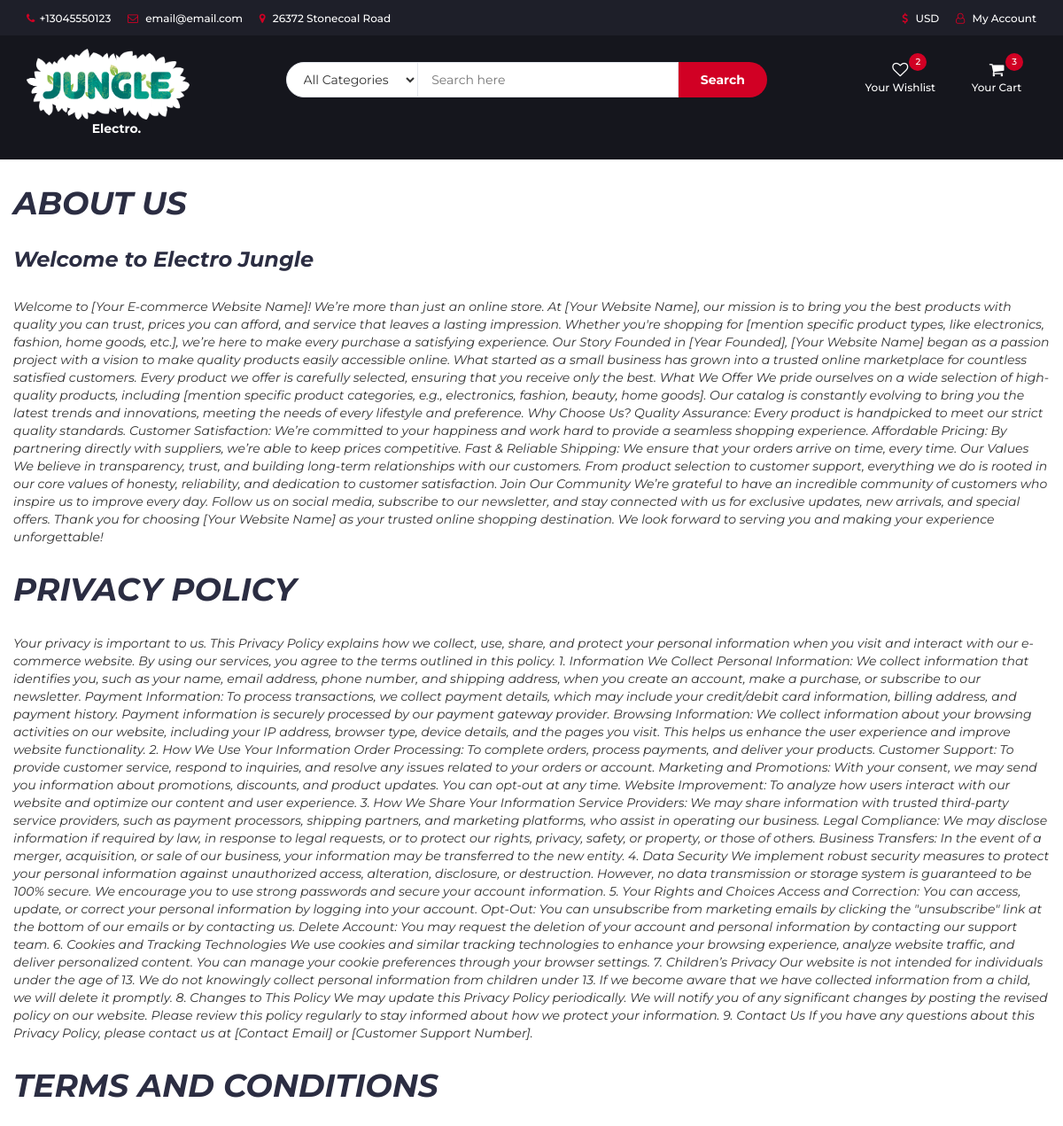
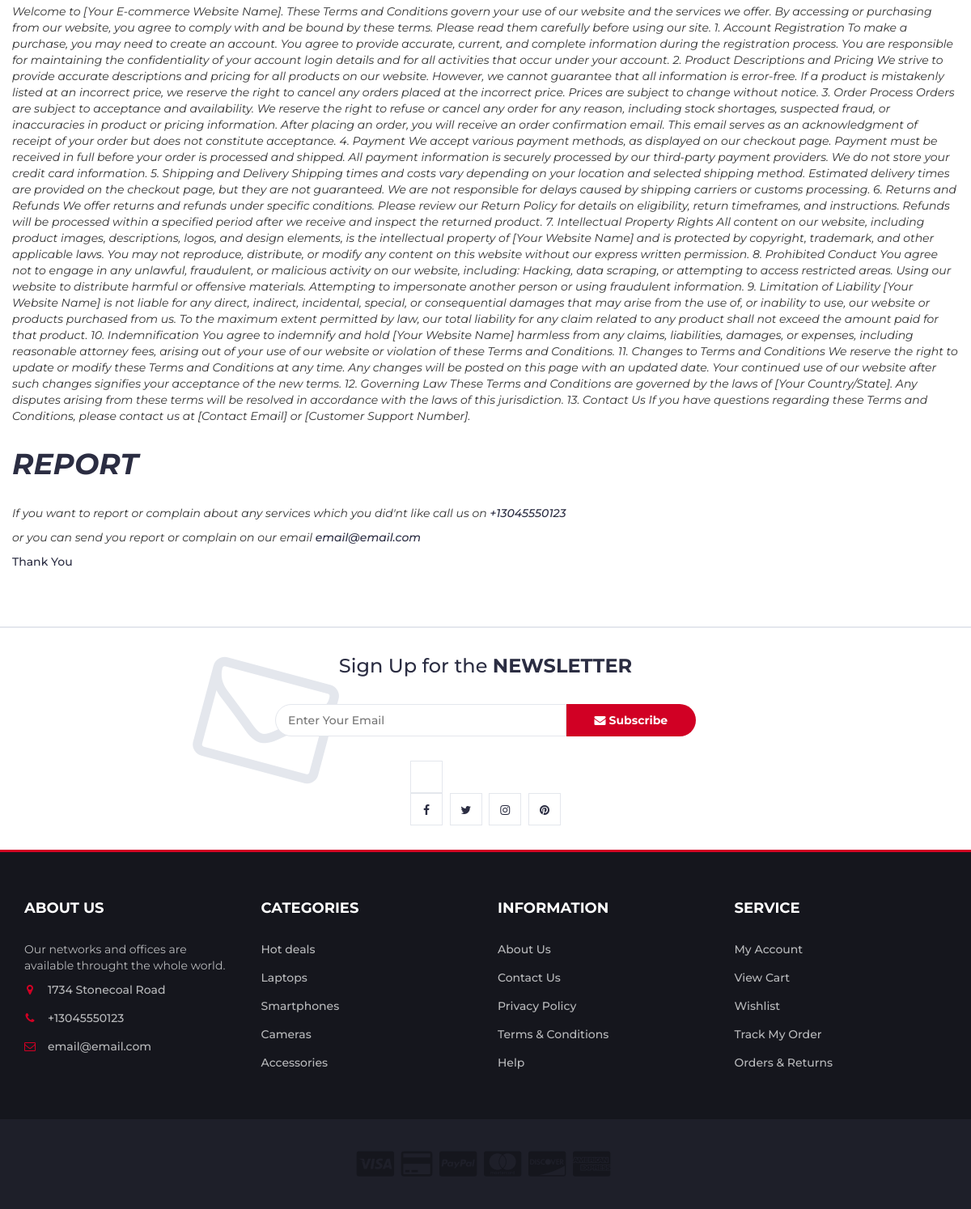
/blank/, run on the app's committed database (2 pictures, top to bottom).
### Store/models.py (models this page shows, shortened)
class Contact_company(models.Model):
    company_name = models.CharField(max_length=20, blank=False)
    phone = PhoneNumberField(region='US')
    email = models.EmailField(max_length=100, blank=False)
    aboutus_main = models.CharField(default='Our networks and offices are available throught the whole world.', max_length=100, blank=False)
    about_us = models.TextField(default='' ,blank=False)
    privacy_policy = models.TextField(default='', blank=False)
    Terms_and_conditions = models.TextField(default='', blank=False)

### Store/views.py (the view)
# urls.py: path('blank/', views.Aboutus, name='aboutus'),
def Aboutus(request):
    All_contacts = Contact_company.objects.first()  # Assuming there's only one contact info entry
    context = {'companydetails': All_contacts}
    return render(request, 'Store/blank.html', context)

### Store/context_processors.py (called while the page is built)
def Context_processor(request):
    data = Contact_company.objects.first()  # Assuming there's only one contact info entry
    return {'companydetails': data}

### Store/templates/Store/blank.html
{% extends 'Store/main.html' %}
{% block contents %}
		 {%if companydetails%}
		<div class="section">
			<div class="container">
				<div class="row">
					<div>
						<i class="fas fa-h1    "><h1>ABOUT US</h1></i>
						<br>
						<i class="fas fa-h2    "><h3>Welcome to {{companydetails.company_name}}</h3></i>
						<br>
						<i class="fas fa-h2    "><p>{{companydetails.about_us}}</p></i>
						<br>
						<i class="fas fa-h1    "><h1>PRIVACY POLICY</h1></i>
						<br>
						<i class="fas fa-h2    "><p>{{companydetails.privacy_policy}}</p></i>
						<br>
						<i class="fas fa-h1    "><h1>TERMS AND CONDITIONS</h1></i>
						<br>
						<i class="fas fa-h2    "><p>{{companydetails.Terms_and_conditions}}</p></i>
						<br>
						<i class="fas fa-h1    "><h1>REPORT</h1></i>
						<br>
						<i class="fas fa-h2    "><p>If you want to report or complain about any services which you did'nt like
							call us on</i> <i><a href="tel:{{companydetails.phone}}">{{companydetails.phone}}</i></a></p>
						<i class="fas fa-h2 "><p>or you can send you report or complain on our email</i>  <i><a href = "mailto:{{companydetails.email}}">{{companydetails.email}}</i><a/></p><p>Thank You</p>
					</div>
				</div>
			</div>
		</div>
		{% endif %}
{% endblock contents %}

### Store/templates/Store/main.html (shortened to what this page needs)
{% load static %}
<!DOCTYPE html>
<html lang="en">
	<head>
 		<link type="text/css" rel="stylesheet" href="{% static 'css/bootstrap.min.css' %}"/>
 		<link type="text/css" rel="stylesheet" href="{% static 'css/slick.css' %}"/>
 		<link type="text/css" rel="stylesheet" href="{% static 'css/slick-theme.css' %}"/>
 		<link type="text/css" rel="stylesheet" href="{% static 'css/nouislider.min.css' %}"/>
 		<link rel="stylesheet" href="{% static 'css/font-awesome.min.css' %}"/>
 		<link type="text/css" rel="stylesheet" href="{% static 'css/style.css' %}"/>
		{%include 'Store/header.html'%}
        {% block contents %}
        {% endblock contents %}
		{%include 'Store/footer.html'%}
</body>
</html>

### Store/templates/Store/header.html (shortened to what this page needs)
{%load static%}
</head>
<body>
    <header>
        {%if companydetails%}
        <div id="top-header">
            <div class="container">
                <ul class="header-links pull-left">
                    <li><a href="tel:{{companydetails.phone}}" target="_blank" rel="noopener noreferrer"><i class="fa fa-phone"></i>{{companydetails.phone}}</a></li>
                    <li><a href="mailto:{{companydetails.email}}" target="_blank" rel="noopener noreferrer"><i class="fa fa-envelope-o"></i> {{companydetails.email}}</a></li>
                    <li><a href="https://maps.app.goo.gl/dJzKN2vGPQwuAXeQ7"><i class="fa fa-map-marker"></i> 26372 Stonecoal Road</a></li>
                </ul>
                <ul class="header-links pull-right">
                    <li><a href="#"><i class="fa fa-dollar"></i> USD</a></li>
                    <li><a href="#"><i class="fa fa-user-o"></i> My Account</a></li>
                </ul>
            </div>
        </div>
        {%endif%}
        <div id="header">
            <div class="container">
                <div class="row">
                    <div class="col-md-3">
                        <div class="header-logo">
                            <a href="{% url 'index' %}" class="logo">
                                <img src="{% static 'img/logo.png' %}" alt="Jungle Electro" height="80px">
                            </a>
                            <p style="color: white; margin-left: 40%; font-weight: bold;">Electro.</p>
                        </div>
                    </div>
                    <div class="col-md-6">
                        <div class="header-search">
                            <form action = '{% url 'search' %}' method = 'get' >
                                <select class="input-select" name = 'category'>
                                    <option value="">All Categories</option>
                                </select>
                                <input class="input" type = 'text' name = 'query' placeholder="Search here">
                                <button class="search-btn" type = 'submit'>Search</button>
                            </form>
                        </div>
                    </div>
                    <div class="col-md-3 clearfix">
                        <div class="header-ctn">
                            <div>
                                <a href="#">
                                    <i class="fa fa-heart-o"></i>
                                    <span>Your Wishlist</span>
                                    <div class="qty">2</div>
                                </a>
                            </div>
                            <div class="dropdown">
                                <a class="dropdown-toggle" data-toggle="dropdown" aria-expanded="true">
                                    <i class="fa fa-shopping-cart"></i>
                                    <span>Your Cart</span>
                                    <div class="qty">3</div>
                                </a>
                            </div>
                        </div>
                    </div>
                </div>
            </div>
        </div>
    </header>

### Store/templates/Store/footer.html (shortened to what this page needs)
<div id="newsletter" class="section">
    <div class="container">
        <div class="row">
            <div class="col-md-12">
                <div class="newsletter">
                    <p>Sign Up for the <strong>NEWSLETTER</strong></p>
                    <form method='post', action="{% url 'subscribe' %}">
                        <input class="input" type="email" placeholder="Enter Your Email">
                        <button class="newsletter-btn"><i class="fa fa-envelope"></i> Subscribe</button>
                    </form>
                    <ul class="newsletter-follow">
                        <li>
                            <a href="#"><i class="fa fa-facebook"></i></a>
                        </li>
                        <li>
                            <a href="#"><i class="fa fa-twitter"></i></a>
                        </li>
                        <li>
                            <a href="#"><i class="fa fa-instagram"></i></a>
                        </li>
                        <li>
                            <a href="#"><i class="fa fa-pinterest"></i></a>
                        </li>
                    </ul>
                </div>
            </div>
        </div>
    </div>
</div>
<footer id="footer">
    <div class="section">
        <div class="container">
            {%if companydetails%}
            <div class="row">
                <div class="col-md-3 col-xs-6">
                    <div class="footer">
                        <h3 class="footer-title">About Us</h3>
                        <p>{{companydetails.aboutus_main}}</p>
                        <ul class="footer-links">
                            <li><a href="https://maps.app.goo.gl/dJzKN2vGPQwuAXeQ7"><i class="fa fa-map-marker"></i>1734 Stonecoal Road</a></li>
                            <li><a href="{{companydetails.phone}}"><i class="fa fa-phone"></i>{{companydetails.phone}}</a></li>
                            <li><a href="{{companydetails.email}}"><i class="fa fa-envelope-o"></i>{{companydetails.email}}</a></li>
                        </ul>
                    </div>
                </div>
                {%endif%}
                <div class="col-md-3 col-xs-6">
                    <div class="footer">
                        <h3 class="footer-title">Categories</h3>
                        <ul class="footer-links">
                            <li><a href="{%url 'hotdeals'%}">Hot deals</a></li>
                            <li><a href="{%url 'laptops'%}">Laptops</a></li>
                            <li><a href="{%url 'smartphones'%}">Smartphones</a></li>
                            <li><a href="{%url 'cameras'%}">Cameras</a></li>
                            <li><a href="{%url 'accessories'%}">Accessories</a></li>
                        </ul>
                    </div>
                </div>
                <div class="col-md-3 col-xs-6">
                    <div class="footer">
                        <h3 class="footer-title">Information</h3>
                        <ul class="footer-links">
                            <li><a href="{%url 'aboutus'%}">About Us</a></li>
                            <li><a href="#">Contact Us</a></li>
                            <li><a href="#">Privacy Policy</a></li>
                            <li><a href="#">Terms & Conditions</a></li>
                            <li><a href="#">Help</a></li>
                        </ul>
                    </div>
                </div>
                <div class="col-md-3 col-xs-6">
                    <div class="footer">
                        <h3 class="footer-title">Service</h3>
                        <ul class="footer-links">
                            <li><a href="#">My Account</a></li>
                            <li><a href="#">View Cart</a></li>
                            <li><a href="#">Wishlist</a></li>
                            <li><a href="#">Track My Order</a></li>
                            <li><a href="#">Orders & Returns</a></li>
                        </ul>
                    </div>
                </div>
            </div>
        </div>
    </div>
    <div id="bottom-footer" class="section">
        <div class="container">
            <div class="row">
                <div class="col-md-12 text-center">
                    <ul class="footer-payments">
                        <li><a href="#"><i class="fa fa-cc-visa"></i></a></li>
                        <li><a href="#"><i class="fa fa-credit-card"></i></a></li>
                        <li><a href="#"><i class="fa fa-cc-paypal"></i></a></li>
                        <li><a href="#"><i class="fa fa-cc-mastercard"></i></a></li>
                        <li><a href="#"><i class="fa fa-cc-discover"></i></a></li>
                        <li><a href="#"><i class="fa fa-cc-amex"></i></a></li>
                    </ul>
                </div>
            </div>
        </div>
    </div>
</footer>

### static/css/style.css (style rules this page uses)
body { font-family: 'Montserrat', sans-serif; font-weight: 400; color: #333; }
h1, h2, h3, h4, h5, h6 { color: #2B2D42; font-weight: 700; margin: 0 0 10px; }
a { color: #2B2D42; font-weight: 500; -webkit-transition: 0.2s color; transition: 0.2s color; }
ul, ol { margin: 0; padding: 0; list-style: none }
.input { height: 40px; padding: 0px 15px; border: 1px solid #E4E7ED; background-color: #FFF; width: 100%; }
.input-select { padding: 0px 15px; background: #FFF; border: 1px solid #E4E7ED; height: 40px; }
.section { padding-top: 30px; padding-bottom: 30px; }
#top-header { padding-top: 10px; padding-bottom: 10px; background-color: #1E1F29; }
.header-links li { display: inline-block; margin-right: 15px; font-size: 12px; }
.header-links li:last-child { margin-right: 0px; }
.header-links li a { color: #FFF; }
.header-links li i { color: #D10024; margin-right: 5px; }
#header { padding-top: 15px; padding-bottom: 15px; background-color: #15161D; }
.header-logo { float: left; }
.header-logo .logo img { display: block; }
.header-search { padding: 15px 0px; }
.header-search form { position: relative; }
.header-search form .input-select { margin-right: -4px; border-radius: 40px 0px 0px 40px; }
.header-search form .input { width: calc(100% - 260px); margin-right: -4px; }
.header-search form .search-btn { height: 40px; width: 100px; background: #D10024; color: #FFF; font-weight: 700; border: none; border-radius: 0px 40px 40px 0px; }
.header-ctn { float: right; padding: 15px 0px; }
.header-ctn>div { display: inline-block; }
.header-ctn>div+div { margin-left: 15px; }
.header-ctn>div>a { display: block; position: relative; width: 90px; text-align: center; color: #FFF; }
.header-ctn>div>a>i { display: block; font-size: 18px; }
.header-ctn>div>a>span { font-size: 12px; }
.header-ctn>div>a>.qty { position: absolute; right: 15px; top: -10px; width: 20px; height: 20px; line-height: 20px; text-align: center; border-radius: 50%; font-size: 10px; color: #FFF; background-color: #D10024; }
#newsletter.section { border-top: 2px solid #E4E7ED; border-bottom: 3px solid #D10024; margin-top: 30px; }
.newsletter { text-align: center; }
.newsletter p { font-size: 24px; }
.newsletter form { position: relative; max-width: 520px; margin: 30px auto; }
.newsletter form:after { content: "\f003"; font-family: FontAwesome; position: absolute; font-size: 160px; color: #E4E7ED; top: 15px; -webkit-transform: translateY(-50%) rotate(15deg); -ms-transform: translateY(-50%) rotate(15deg); transform: translateY(-50%) rotate(15deg); z-index: -1; left: -90px; }
.newsletter form .input { width: calc(100% - 160px); margin-right: -4px; border-radius: 40px 0px 0px 40px; }
.newsletter form .newsletter-btn { width: 160px; height: 40px; font-weight: 700; background: #D10024; color: #FFF; border: none; border-radius: 0px 40px 40px 0px; }
.newsletter .newsletter-follow { text-align: center; }
.newsletter .newsletter-follow li { display: inline-block; margin-right: 5px; }
.newsletter .newsletter-follow li:last-child { margin-right: 0px; }
.newsletter .newsletter-follow li a { position: relative; display: block; width: 40px; height: 40px; text-align: center; line-height: 40px; border: 1px solid #E4E7ED; background-color: #FFF; -webkit-transition: 0.2s all; transition: 0.2s all; }
#footer { background: #15161D; color: #B9BABC; }
#bottom-footer { background: #1E1F29; }
.footer { margin: 30px 0px; }
.footer .footer-title { color: #FFF; text-transform: uppercase; font-size: 18px; margin: 0px 0px 30px; }
.footer-links li+li { margin-top: 15px; }
.footer-links li a { color: #B9BABC; }
.footer-links li i { margin-right: 15px; color: #D10024; width: 14px; text-align: center; }
.footer-payments li { display: inline-block; margin-right: 5px; }
.footer-payments li a { color: #15161D; font-size: 36px; display: block; }

### data on the page
Contact_company: phone "+13045550123", email "email@email.com", company_name "Electro Jungle", about_us "Welcome to [Your E-commerce Website Name]! We’re more than just an online store. At [Your Website Name], our mission is to bring you the best products with quality you can trust, prices you can afford, and service that leaves a lasting impression. Whether you're shopping for [mention specific product types, like electronics, fashion, home goods, etc.], we’re here to make every purchase a satisfying experience. Our Story Founded in [Year Founded], [Your Website Name] began as a passion project with a vision to make quality products easily accessible online. What started as a small business has grown into a trusted online marketplace for countless satisfied customers. Every product we offer…", privacy_policy "Your privacy is important to us. This Privacy Policy explains how we collect, use, share, and protect your personal information when you visit and interact with our e-commerce website. By using our services, you agree to the terms outlined in this policy. 1. Information We Collect Personal Information: We collect information that identifies you, such as your name, email address, phone number, and shipping address, when you create an account, make a purchase, or subscribe to our newsletter. Payment Information: To process transactions, we collect payment details, which may include your credit/debit card information, billing address, and payment history. Payment information is securely…", Terms_and_conditions "Welcome to [Your E-commerce Website Name]. These Terms and Conditions govern your use of our website and the services we offer. By accessing or purchasing from our website, you agree to comply with and be bound by these terms. Please read them carefully before using our site. 1. Account Registration To make a purchase, you may need to create an account. You agree to provide accurate, current, and complete information during the registration process. You are responsible for maintaining the confidentiality of your account login details and for all activities that occur under your account. 2. Product Descriptions and Pricing We strive to provide accurate descriptions and pricing for all…", aboutus_main "Our networks and offices are available throught the whole world."
